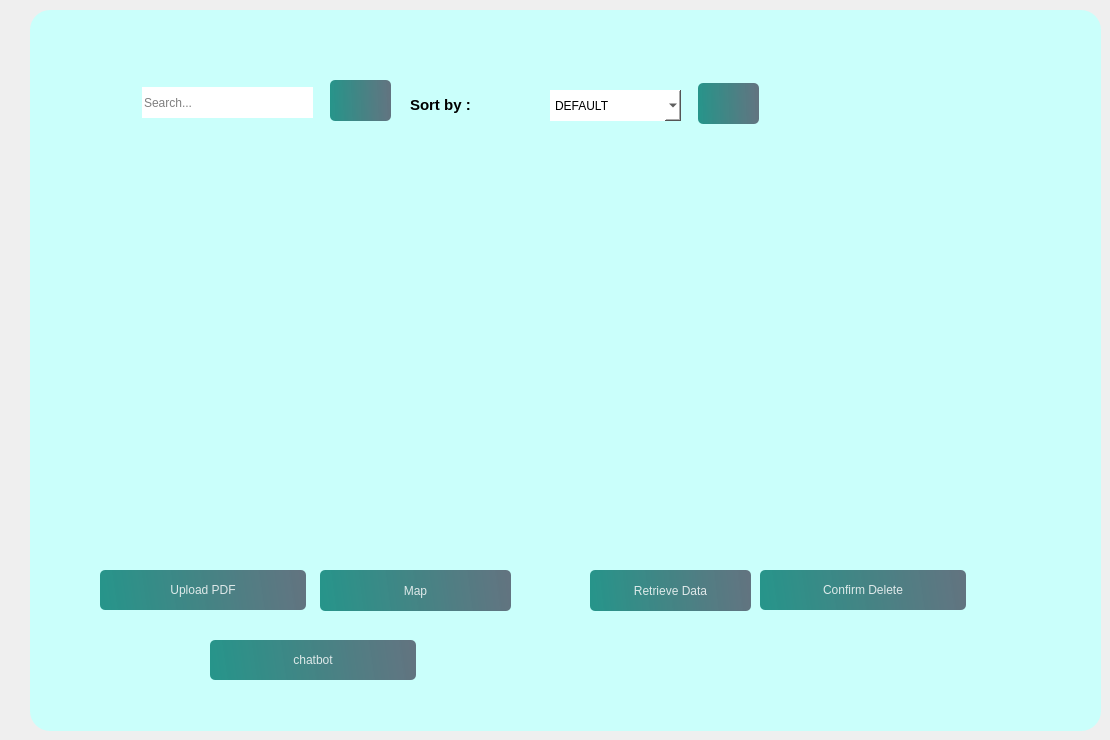
          <widget class="QWidget" name="a3_1">
           <widget class="QFrame" name="frame_10">
            <property name="geometry">
             <rect>
              <x>30</x>
              <y>10</y>
              <width>1071</width>
              <height>721</height>
             </rect>
            </property>
            <property name="styleSheet">
             <string notr="true">

background-color: rgb(202, 255, 251);
border-radius:20px;</string>
            </property>
            <property name="frameShape">
             <enum>QFrame::NoFrame</enum>
            </property>
            <widget class="QPushButton" name="aaa_2">
             <property name="geometry">
              <rect>
               <x>70</x>
               <y>560</y>
               <width>206</width>
               <height>40</height>
              </rect>
             </property>
             <property name="maximumSize">
              <size>
               <width>16777215</width>
               <height>16777213</height>
              </size>
             </property>
             <property name="styleSheet">
              <string notr="true">
#pushButton_aa{
color: rgb(0, 0, 0);
}
QPushButton, #pushButton_aa{
	background-color: qlineargradient(spread:pad, x1:0, y1:0.505682, x2:1, y2:0.477, stop:0 rgba(11, 131, 120, 219), stop:1 rgba(85, 98, 112, 226));
	color:rgba(255, 255, 255, 210);
	border-radius:5px;
}

QPushButton#pushButton_aa:hover{
	background-color: qlineargradient(spread:pad, x1:0, y1:0.505682, x2:1, y2:0.477, stop:0 rgba(150, 123, 111, 219), stop:1 rgba(85, 81, 84, 226));
}

QPushButton#pushButton_aa:pressed{
	padding-left:5px;
	padding-top:5px;
	background-color:rgba(150, 123, 111, 255);
}
</string>
             </property>
             <property name="text">
              <string>Upload PDF</string>
             </property>
             <property name="icon">
              <iconset resource="resource.qrc">
               <normaloff>:/img/img/check-circle.svg</normaloff>:/img/img/check-circle.svg</iconset>
             </property>
            </widget>
            <widget class="QLineEdit" name="lineEdit">
             <property name="geometry">
              <rect>
               <x>112</x>
               <y>77</y>
               <width>171</width>
               <height>31</height>
              </rect>
             </property>
             <property name="styleSheet">
              <string notr="true">background-color: rgb(255, 255, 255);
color: rgb(0, 0, 0);
</string>
             </property>
             <property name="placeholderText">
              <string>Search...</string>
             </property>
            </widget>
            <widget class="QPushButton" name="aa33">
             <property name="geometry">
              <rect>
               <x>300</x>
               <y>70</y>
               <width>61</width>
               <height>41</height>
              </rect>
             </property>
             <property name="maximumSize">
              <size>
               <width>16777215</width>
               <height>16777213</height>
              </size>
             </property>
             <property name="styleSheet">
              <string notr="true">
#pushButton_aa{
color: rgb(0, 0, 0);
}
QPushButton, #pushButton_aa{
	background-color: qlineargradient(spread:pad, x1:0, y1:0.505682, x2:1, y2:0.477, stop:0 rgba(11, 131, 120, 219), stop:1 rgba(85, 98, 112, 226));
	color:rgba(255, 255, 255, 210);
	border-radius:5px;
}

QPushButton#pushButton_aa:hover{
	background-color: qlineargradient(spread:pad, x1:0, y1:0.505682, x2:1, y2:0.477, stop:0 rgba(150, 123, 111, 219), stop:1 rgba(85, 81, 84, 226));
}

QPushButton#pushButton_aa:pressed{
	padding-left:5px;
	padding-top:5px;
	background-color:rgba(150, 123, 111, 255);
}
</string>
             </property>
             <property name="text">
              <string/>
             </property>
             <property name="icon">
              <iconset resource="resource.qrc">
               <normaloff>:/img/img/check-circle.svg</normaloff>:/img/img/check-circle.svg</iconset>
             </property>
            </widget>
            <widget class="QPushButton" name="aa44">
             <property name="geometry">
              <rect>
               <x>668</x>
               <y>73</y>
               <width>61</width>
               <height>41</height>
              </rect>
             </property>
             <property name="maximumSize">
              <size>
               <width>16777215</width>
               <height>16777213</height>
              </size>
             </property>
             <property name="styleSheet">
              <string notr="true">
#pushButton_aa{
color: rgb(0, 0, 0);
}
QPushButton, #pushButton_aa{
	background-color: qlineargradient(spread:pad, x1:0, y1:0.505682, x2:1, y2:0.477, stop:0 rgba(11, 131, 120, 219), stop:1 rgba(85, 98, 112, 226));
	color:rgba(255, 255, 255, 210);
	border-radius:5px;
}

QPushButton#pushButton_aa:hover{
	background-color: qlineargradient(spread:pad, x1:0, y1:0.505682, x2:1, y2:0.477, stop:0 rgba(150, 123, 111, 219), stop:1 rgba(85, 81, 84, 226));
}

QPushButton#pushButton_aa:pressed{
	padding-left:5px;
	padding-top:5px;
	background-color:rgba(150, 123, 111, 255);
}
</string>
             </property>
             <property name="text">
              <string/>
             </property>
             <property name="icon">
              <iconset resource="resource.qrc">
               <normaloff>:/img/img/filter.svg</normaloff>:/img/img/filter.svg</iconset>
             </property>
            </widget>
            <widget class="QLabel" name="label_27">
             <property name="geometry">
              <rect>
               <x>380</x>
               <y>79</y>
               <width>81</width>
               <height>31</height>
              </rect>
             </property>
             <property name="font">
              <font>
               <pointsize>11</pointsize>
               <bold>true</bold>
              </font>
             </property>
             <property name="styleSheet">
              <string notr="true">color: rgb(0, 0, 0);</string>
             </property>
             <property name="text">
              <string>Sort by :</string>
             </property>
            </widget>
            <widget class="QComboBox" name="comboBox4">
             <property name="geometry">
              <rect>
               <x>520</x>
               <y>80</y>
               <width>131</width>
               <height>31</height>
              </rect>
             </property>
             <property name="styleSheet">
              <string notr="true">background-color: rgb(255, 255, 255);
color: rgb(0, 0, 0);</string>
             </property>
             <item>
              <property name="text">
               <string>DEFAULT</string>
              </property>
             </item>
             <item>
              <property name="text">
               <string>STATUS</string>
              </property>
             </item>
             <item>
              <property name="text">
               <string>MEDECINE</string>
              </property>
             </item>
             <item>
              <property name="text">
               <string>PRESCRIPTION DATE</string>
              </property>
             </item>
            </widget>
            <widget class="QTableWidget" name="tableWidget_2">
             <property name="geometry">
              <rect>
               <x>170</x>
               <y>290</y>
               <width>481</width>
               <height>101</height>
              </rect>
             </property>
             <property name="styleSheet">
              <string notr="true">color: rgb(0, 0, 0);
border-radius: 5px;</string>
             </property>
             <row>
              <property name="text">
               <string>client2</string>
              </property>
              <property name="icon">
               <iconset resource="resource.qrc">
                <normaloff>:/img/img/user.svg</normaloff>:/img/img/user.svg</iconset>
              </property>
             </row>
             <column>
              <property name="text">
               <string>Prescription Number</string>
              </property>
             </column>
             <column>
              <property name="text">
               <string>First Name</string>
              </property>
             </column>
             <column>
              <property name="text">
               <string>Last Name</string>
              </property>
             </column>
             <column>
              <property name="text">
               <string>National ID</string>
              </property>
             </column>
             <column>
              <property name="text">
               <string>Phone Number</string>
              </property>
             </column>
             <column>
              <property name="text">
               <string>Status</string>
              </property>
             </column>
             <column>
              <property name="text">
               <string>Patient ID</string>
              </property>
             </column>
             <column>
              <property name="text">
               <string>Date</string>
              </property>
             </column>
             <column>
              <property name="text">
               <string>Medecine</string>
              </property>
             </column>
             <item row="0" column="0">
              <property name="text">
               <string>142</string>
              </property>
             </item>
             <item row="0" column="1">
              <property name="text">
               <string>13-10-2024</string>
              </property>
             </item>
             <item row="0" column="2">
              <property name="text">
               <string/>
              </property>
             </item>
            </widget>
            <widget class="QTableView" name="tableView_2">
             <property name="geometry">
              <rect>
               <x>10</x>
               <y>170</y>
               <width>1061</width>
               <height>291</height>
              </rect>
             </property>
             <property name="styleSheet">
              <string notr="true">color: rgb(0, 0, 0);</string>
             </property>
            </widget>
            <widget class="QPushButton" name="deletebutton1">
             <property name="geometry">
              <rect>
               <x>730</x>
               <y>560</y>
               <width>206</width>
               <height>40</height>
              </rect>
             </property>
             <property name="maximumSize">
              <size>
               <width>16777215</width>
               <height>16777213</height>
              </size>
             </property>
             <property name="styleSheet">
              <string notr="true">
#pushButton_aa{
color: rgb(0, 0, 0);
}
QPushButton, #pushButton_aa{
	background-color: qlineargradient(spread:pad, x1:0, y1:0.505682, x2:1, y2:0.477, stop:0 rgba(11, 131, 120, 219), stop:1 rgba(85, 98, 112, 226));
	color:rgba(255, 255, 255, 210);
	border-radius:5px;
}

QPushButton#pushButton_aa:hover{
	background-color: qlineargradient(spread:pad, x1:0, y1:0.505682, x2:1, y2:0.477, stop:0 rgba(150, 123, 111, 219), stop:1 rgba(85, 81, 84, 226));
}

QPushButton#pushButton_aa:pressed{
	padding-left:5px;
	padding-top:5px;
	background-color:rgba(150, 123, 111, 255);
}
</string>
             </property>
             <property name="text">
              <string>Confirm Delete</string>
             </property>
             <property name="icon">
              <iconset resource="resource.qrc">
               <normaloff>:/img/img/check-circle.svg</normaloff>:/img/img/check-circle.svg</iconset>
             </property>
            </widget>
            <widget class="QPushButton" name="updateButton">
             <property name="geometry">
              <rect>
               <x>560</x>
               <y>560</y>
               <width>161</width>
               <height>41</height>
              </rect>
             </property>
             <property name="maximumSize">
              <size>
               <width>16777215</width>
               <height>16777213</height>
              </size>
             </property>
             <property name="styleSheet">
              <string notr="true">
#pushButton_bb{
color: rgb(0, 0, 0);
}
QPushButton, #pushButton_bb{
	background-color: qlineargradient(spread:pad, x1:0, y1:0.505682, x2:1, y2:0.477, stop:0 rgba(11, 131, 120, 219), stop:1 rgba(85, 98, 112, 226));
	color:rgba(255, 255, 255, 210);
	border-radius:5px;
}

QPushButton#pushButton_bb:hover{
	background-color: qlineargradient(spread:pad, x1:0, y1:0.505682, x2:1, y2:0.477, stop:0 rgba(150, 123, 111, 219), stop:1 rgba(85, 81, 84, 226));
}

QPushButton#pushButton_bb:pressed{
	padding-left:5px;
	padding-top:5px;
	background-color:rgba(150, 123, 111, 255);
}
</string>
             </property>
             <property name="text">
              <string>Retrieve Data</string>
             </property>
             <property name="icon">
              <iconset resource="resource.qrc">
               <normaloff>:/img/img/plus-circle.svg</normaloff>:/img/img/plus-circle.svg</iconset>
             </property>
            </widget>
            <widget class="QPushButton" name="pwhatsapp_2">
             <property name="geometry">
              <rect>
               <x>290</x>
               <y>560</y>
               <width>191</width>
               <height>41</height>
              </rect>
             </property>
             <property name="maximumSize">
              <size>
               <width>16777215</width>
               <height>16777213</height>
              </size>
             </property>
             <property name="styleSheet">
              <string notr="true">
#pushButton_bb{
color: rgb(0, 0, 0);
}
QPushButton, #pushButton_bb{
	background-color: qlineargradient(spread:pad, x1:0, y1:0.505682, x2:1, y2:0.477, stop:0 rgba(11, 131, 120, 219), stop:1 rgba(85, 98, 112, 226));
	color:rgba(255, 255, 255, 210);
	border-radius:5px;
}

QPushButton#pushButton_bb:hover{
	background-color: qlineargradient(spread:pad, x1:0, y1:0.505682, x2:1, y2:0.477, stop:0 rgba(150, 123, 111, 219), stop:1 rgba(85, 81, 84, 226));
}

QPushButton#pushButton_bb:pressed{
	padding-left:5px;
	padding-top:5px;
	background-color:rgba(150, 123, 111, 255);
}
</string>
             </property>
             <property name="text">
              <string>Map</string>
             </property>
             <property name="icon">
              <iconset resource="resource.qrc">
               <normaloff>:/img/img/save.svg</normaloff>:/img/img/save.svg</iconset>
             </property>
            </widget>
            <widget class="QPushButton" name="chatbot">
             <property name="geometry">
              <rect>
               <x>180</x>
               <y>630</y>
               <width>206</width>
               <height>40</height>
              </rect>
             </property>
             <property name="maximumSize">
              <size>
               <width>16777215</width>
               <height>16777213</height>
              </size>
             </property>
             <property name="styleSheet">
              <string notr="true">
#pushButton_aa{
color: rgb(0, 0, 0);
}
QPushButton, #pushButton_aa{
	background-color: qlineargradient(spread:pad, x1:0, y1:0.505682, x2:1, y2:0.477, stop:0 rgba(11, 131, 120, 219), stop:1 rgba(85, 98, 112, 226));
	color:rgba(255, 255, 255, 210);
	border-radius:5px;
}

QPushButton#pushButton_aa:hover{
	background-color: qlineargradient(spread:pad, x1:0, y1:0.505682, x2:1, y2:0.477, stop:0 rgba(150, 123, 111, 219), stop:1 rgba(85, 81, 84, 226));
}

QPushButton#pushButton_aa:pressed{
	padding-left:5px;
	padding-top:5px;
	background-color:rgba(150, 123, 111, 255);
}
</string>
             </property>
             <property name="text">
              <string>chatbot</string>
             </property>
             <property name="icon">
              <iconset resource="resource.qrc">
               <normaloff>:/img/img/check-circle.svg</normaloff>:/img/img/check-circle.svg</iconset>
             </property>
            </widget>
            <zorder>tableWidget_2</zorder>
            <zorder>aaa_2</zorder>
            <zorder>lineEdit</zorder>
            <zorder>aa33</zorder>
            <zorder>aa44</zorder>
            <zorder>label_27</zorder>
            <zorder>comboBox4</zorder>
            <zorder>tableView_2</zorder>
            <zorder>deletebutton1</zorder>
            <zorder>updateButton</zorder>
            <zorder>pwhatsapp_2</zorder>
            <zorder>chatbot</zorder>
           </widget>
          </widget>
